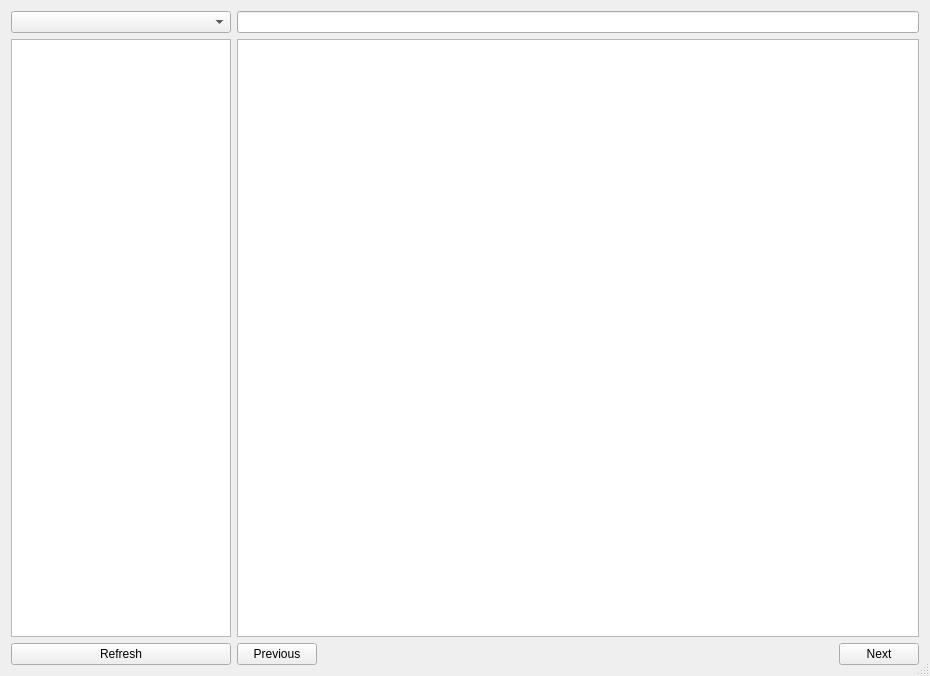
<?xml version="1.0" encoding="UTF-8"?>
<ui version="4.0">
 <class>HistoryDlg</class>
 <widget class="QDialog" name="HistoryDlg">
  <property name="windowModality">
   <enum>Qt::WindowModal</enum>
  </property>
  <property name="geometry">
   <rect>
    <x>0</x>
    <y>0</y>
    <width>930</width>
    <height>676</height>
   </rect>
  </property>
  <property name="sizePolicy">
   <sizepolicy hsizetype="Expanding" vsizetype="Expanding">
    <horstretch>0</horstretch>
    <verstretch>0</verstretch>
   </sizepolicy>
  </property>
  <property name="minimumSize">
   <size>
    <width>0</width>
    <height>0</height>
   </size>
  </property>
  <property name="windowTitle">
   <string>HistoryDlg</string>
  </property>
  <property name="sizeGripEnabled">
   <bool>true</bool>
  </property>
  <property name="modal">
   <bool>true</bool>
  </property>
  <layout class="QGridLayout" name="gridLayout">
   <item row="1" column="1">
    <widget class="QListWidget" name="jidList">
     <property name="maximumSize">
      <size>
       <width>220</width>
       <height>16777215</height>
      </size>
     </property>
    </widget>
   </item>
   <item row="2" column="3">
    <layout class="QHBoxLayout" name="horizontalLayout">
     <item>
      <widget class="QPushButton" name="buttonPrevious">
       <property name="focusPolicy">
        <enum>Qt::TabFocus</enum>
       </property>
       <property name="text">
        <string>Previous</string>
       </property>
       <property name="autoDefault">
        <bool>false</bool>
       </property>
      </widget>
     </item>
     <item>
      <spacer name="horizontalSpacer_2">
       <property name="orientation">
        <enum>Qt::Horizontal</enum>
       </property>
       <property name="sizeHint" stdset="0">
        <size>
         <width>40</width>
         <height>20</height>
        </size>
       </property>
      </spacer>
     </item>
     <item>
      <widget class="QPushButton" name="buttonNext">
       <property name="focusPolicy">
        <enum>Qt::TabFocus</enum>
       </property>
       <property name="text">
        <string>Next</string>
       </property>
       <property name="autoDefault">
        <bool>false</bool>
       </property>
      </widget>
     </item>
    </layout>
   </item>
   <item row="1" column="3">
    <widget class="ChatView" name="msgLog">
     <property name="sizePolicy">
      <sizepolicy hsizetype="Expanding" vsizetype="Expanding">
       <horstretch>0</horstretch>
       <verstretch>0</verstretch>
      </sizepolicy>
     </property>
     <property name="maximumSize">
      <size>
       <width>16777215</width>
       <height>16777215</height>
      </size>
     </property>
     <property name="focusPolicy">
      <enum>Qt::NoFocus</enum>
     </property>
     <property name="readOnly">
      <bool>true</bool>
     </property>
    </widget>
   </item>
   <item row="0" column="1">
    <widget class="QComboBox" name="accountsBox">
     <property name="maximumSize">
      <size>
       <width>220</width>
       <height>16777215</height>
      </size>
     </property>
    </widget>
   </item>
   <item row="2" column="1">
    <widget class="QPushButton" name="buttonRefresh">
     <property name="focusPolicy">
      <enum>Qt::TabFocus</enum>
     </property>
     <property name="text">
      <string>Refresh</string>
     </property>
     <property name="autoDefault">
      <bool>false</bool>
     </property>
    </widget>
   </item>
   <item row="0" column="3">
    <widget class="QLineEdit" name="searchField"/>
   </item>
  </layout>
 </widget>
 <customwidgets>
  <customwidget>
   <class>ChatView</class>
   <extends>QTextEdit</extends>
   <header>msgmle.h</header>
  </customwidget>
 </customwidgets>
 <resources/>
 <connections/>
</ui>
